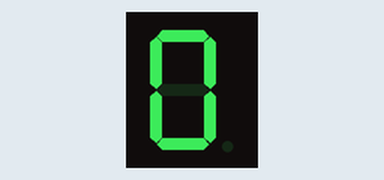
A sketch run on a simulated Arduino Uno, built with avr-gcc and run on an emulated ATmega328P. Shown: 1-digit seven-segment display. Wiring (inferred from the names in the program): 1-digit 7-segment display, segments lit when LOW: segments pin 2, pin 12, pin 4, pin 5, pin 6, pin 7, pin 8. The segment pins are drawn as the display they are named for.

Above: at 0.1 s.
At 2.1 s:
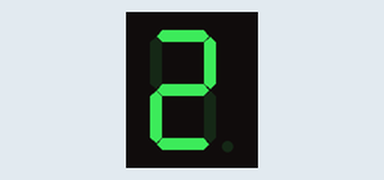
At 5.1 s:
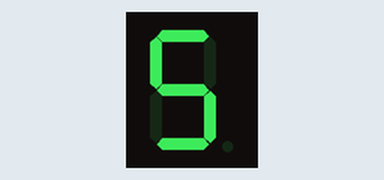
At 10.1 s:
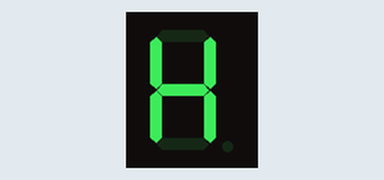
At 11.1 s:
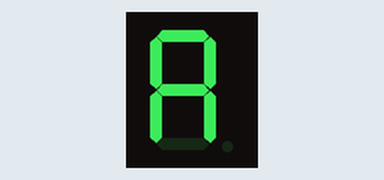
At 12.1 s:
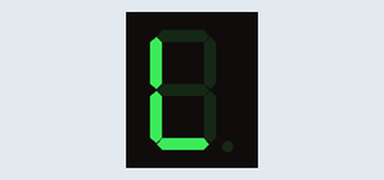

The sketch:

sketch_apr2a.ino
```cpp
int segA = 2;
int segB = 12;
int segC = 4;
int segD = 5;
int segE = 6;
int segF = 7;
int segG = 8;

void setup() {
  pinMode(segA, OUTPUT);
  pinMode(segB, OUTPUT);
  pinMode(segC, OUTPUT);
  pinMode(segD, OUTPUT);
  pinMode(segE, OUTPUT);
  pinMode(segF, OUTPUT);
  pinMode(segG, OUTPUT);
}

void loop() {
  displayDigit(0); delay(1000);
  displayDigit(1); delay(1000);
  displayDigit(2); delay(1000);
  displayDigit(3); delay(1000);
  displayDigit(4); delay(1000);
  displayDigit(5); delay(1000);
  displayDigit(6); delay(1000);
  displayDigit(7); delay(1000);
  displayDigit(8); delay(1000);
  displayDigit(9); delay(1000);

  displayChar('H'); delay(1000);
  displayChar('A'); delay(1000);
  displayChar('L'); delay(1000);
  displayChar('O'); delay(1000);
}

void displayDigit(int num) {
  digitalWrite(segA, HIGH);
  digitalWrite(segB, HIGH);
  digitalWrite(segC, HIGH);
  digitalWrite(segD, HIGH);
  digitalWrite(segE, HIGH);
  digitalWrite(segF, HIGH);
  digitalWrite(segG, HIGH);

  if (num == 0) {
    number0();
  }
  else if (num == 1) {
    number1();
  }
  else if (num == 2) {
    number2();
  }
  else if (num == 3) {
    number3();
  }
  else if (num == 4) {
    number4();
  }
  else if (num == 5) {
    number5();
  }
  else if (num == 6) {
    number6();
  }
  else if (num == 7) {
    number7();
  }
  else if (num == 8) {
    number8();
  }
  else if (num == 9) {
    number9();
  }
}

void displayChar(char c){
  digitalWrite(segA, HIGH);
  digitalWrite(segB, HIGH);
  digitalWrite(segC, HIGH);
  digitalWrite(segD, HIGH);
  digitalWrite(segE, HIGH);
  digitalWrite(segF, HIGH);
  digitalWrite(segG, HIGH);

  if(c == 'H'){
    charH();
  } else if (c == 'A'){
    charA();
  } else if (c == 'L'){
    charL();
  } else if (c == 'O'){
    charO();
  }
}

void number0(){
  digitalWrite(segA, LOW); digitalWrite(segB, LOW); digitalWrite(segC, LOW);
  digitalWrite(segD, LOW); digitalWrite(segE, LOW); digitalWrite(segF, LOW);
}

void number1(){
  digitalWrite(segB, LOW); digitalWrite(segC, LOW);
}

void number2(){
  digitalWrite(segA, LOW); digitalWrite(segB, LOW); digitalWrite(segG, LOW);
  digitalWrite(segE, LOW); digitalWrite(segD, LOW);
}

void number3(){
  digitalWrite(segA, LOW); digitalWrite(segB, LOW); digitalWrite(segG, LOW);
  digitalWrite(segC, LOW); digitalWrite(segD, LOW);
}

void number4(){
  digitalWrite(segF, LOW); digitalWrite(segG, LOW); digitalWrite(segB, LOW);
  digitalWrite(segC, LOW);
}

void number5(){
  digitalWrite(segA, LOW); digitalWrite(segF, LOW); digitalWrite(segG, LOW);
  digitalWrite(segC, LOW); digitalWrite(segD, LOW);
}

void number6(){
  digitalWrite(segA, LOW); digitalWrite(segF, LOW); digitalWrite(segG, LOW);
  digitalWrite(segE, LOW); digitalWrite(segC, LOW); digitalWrite(segD, LOW);
}

void number7(){
  digitalWrite(segA, LOW); digitalWrite(segB, LOW); digitalWrite(segC, LOW);
}

void number8(){
  digitalWrite(segA, LOW); digitalWrite(segB, LOW); digitalWrite(segC, LOW);
  digitalWrite(segD, LOW); digitalWrite(segE, LOW); digitalWrite(segF, LOW);
  digitalWrite(segG, LOW);
}

void number9(){
  digitalWrite(segA, LOW); digitalWrite(segB, LOW); digitalWrite(segC, LOW);
  digitalWrite(segD, LOW); digitalWrite(segF, LOW); digitalWrite(segG, LOW);
}

void charH(){
  digitalWrite(segF, LOW); digitalWrite(segE, LOW); digitalWrite(segG, LOW);
  digitalWrite(segB, LOW); digitalWrite(segC, LOW);
}

void charA(){
  digitalWrite(segF, LOW); digitalWrite(segE, LOW); digitalWrite(segG, LOW);
  digitalWrite(segA, LOW); digitalWrite(segB, LOW); digitalWrite(segC, LOW);
}

void charL(){
  digitalWrite(segF, LOW); digitalWrite(segE, LOW); digitalWrite(segD, LOW);
}

void charO(){
  digitalWrite(segA, LOW); digitalWrite(segB, LOW); digitalWrite(segC, LOW);
  digitalWrite(segD, LOW); digitalWrite(segE, LOW); digitalWrite(segF, LOW);
}
```

Measured:
- by itself, everything shown: repeats every 14.0 s, in 13 steps
- what the display in image 1 shows lasts 1.0 s, from 2.0 s to 3.0 s
